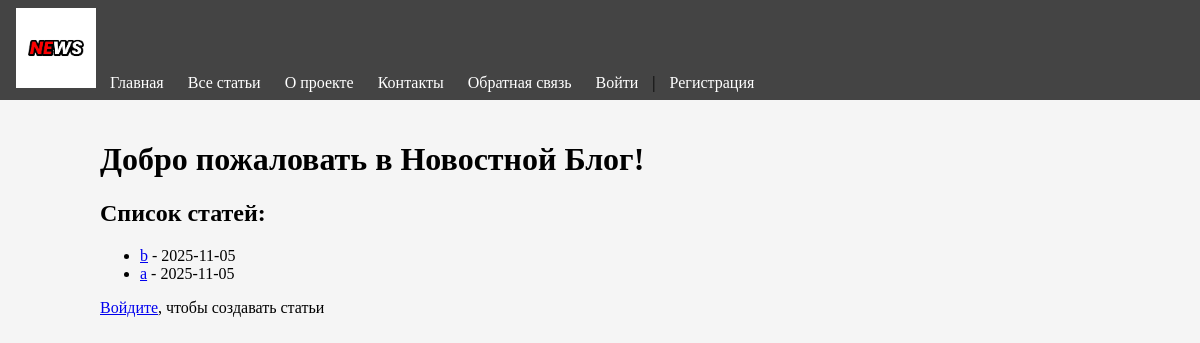
Before: / with the older database file.
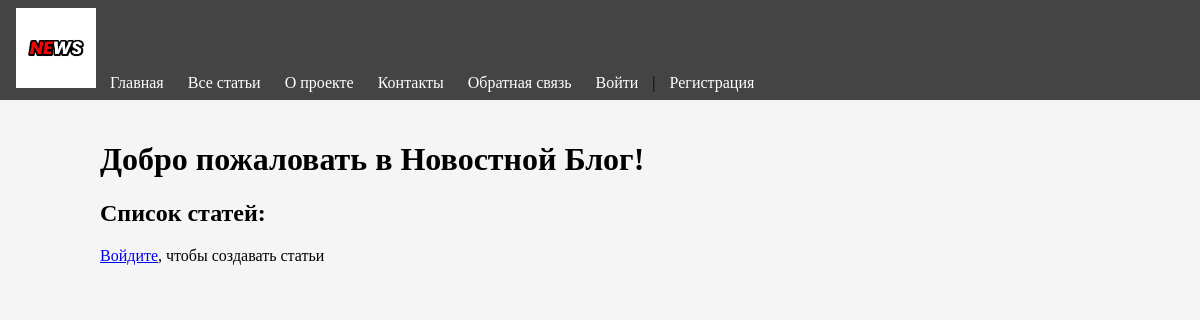
After: the same page with the newer database file.
### app.py (models this page shows)
class Article(db.Model):
	id = db.Column(db.Integer, primary_key=True)
	title = db.Column(db.String(150), nullable=False)
	text = db.Column(db.Text, nullable=False)
	category = db.Column(db.String(50), nullable=False, default='general')
	created_date = db.Column(db.DateTime, default=datetime.utcnow)
	user_id = db.Column(db.Integer, db.ForeignKey('user.id'), nullable=False)

### app.py (the view)
@app.route('/')
def default():
	today = date.today().isoformat()
	articles = Article.query.order_by(Article.created_date.desc()).all()
	return render_template('Web.html', articles=articles, today=today)

### templates/Web.html (shortened to what this page needs)
{% extends "base.html" %} {% block title %}Главная{% endblock %} {% block
content %}
<h1>Добро пожаловать в Новостной Блог!</h1>
<h2>Список статей:</h2>
<ul>
	{% for article in articles %}
	<li>
		<a href="{{url_for('news', id = article.id)}}">{{article.title}}</a>
		- {{article.created_date.strftime('%Y-%m-%d')}}
	</li>
	{% endfor %}
</ul>
{% if session.user_id %}
<div>
	<a href="{{ url_for('create_article') }}">Создать новую статью</a>
</div>
{% else %}
<div><a href="{{ url_for('login') }}">Войдите</a>, чтобы создавать статьи</div>
{% endif %} {% endblock %}

Changed rows visible on the page:
removed Article: title "b", created_date "2025-11-05"
removed Article: title "a", created_date "2025-11-05"
